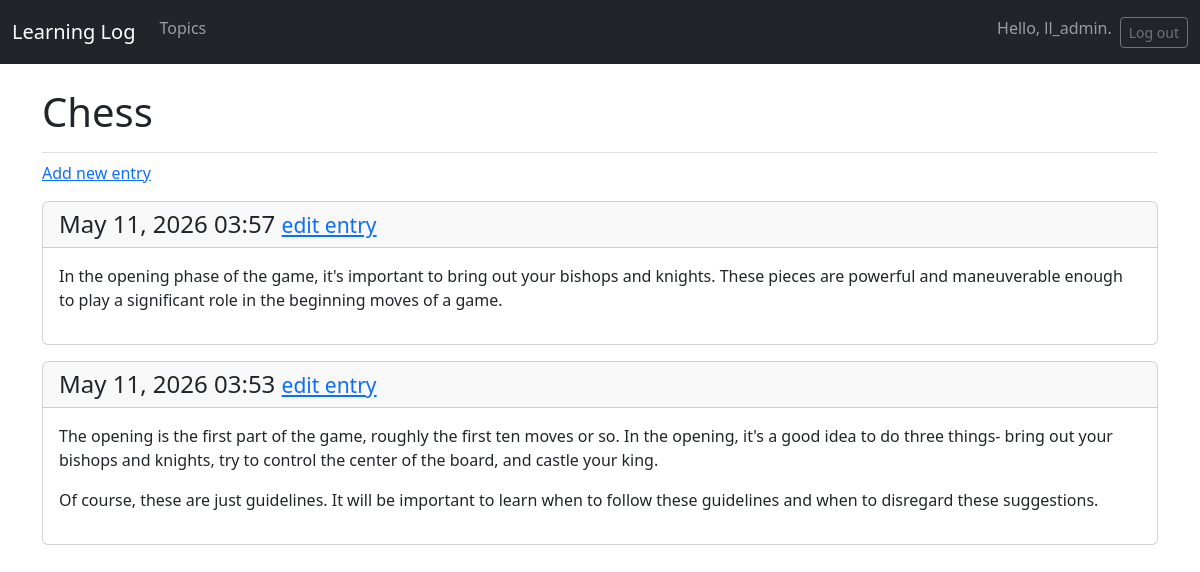
The page /topics/1/ (signed in) on the database its author committed.
### learning_logs/models.py (models this page shows, shortened)
class Topic(models.Model):
    text = models.CharField(max_length=200)
    date_added = models.DateTimeField(auto_now_add=True)
    owner = models.ForeignKey(User, on_delete=models.CASCADE)

class Entry(models.Model):
    topic = models.ForeignKey(Topic, on_delete=models.CASCADE)
    text = models.TextField()
    date_added = models.DateTimeField(auto_now_add=True)
    class Meta:
        verbose_name_plural = 'entries'

### learning_logs/views.py (the view)
# urls.py: path('topics/<int:topic_id>/', views.topic, name='topic'),
@login_required
def topic(request, topic_id):
    topic = Topic.objects.get(id=topic_id)
    check_topic_owner(topic, request.user)
    entries = topic.entry_set.order_by('-date_added')
    context = {'topic': topic, 'entries': entries}
    return render(request, 'learning_logs/topic.html', context)

### learning_logs/views.py (called while the page is built)
def check_topic_owner(topic, user):
    if topic.owner != user:
        raise Http404

### learning_logs/templates/learning_logs/topic.html
{% extends 'learning_logs/base.html' %}
{% block page_header %}
  <h1>{{ topic.text }}</h1>
{% endblock page_header %}
{% block content %}
<p>
  <a href="{% url 'learning_logs:new_entry' topic.id %}">Add new entry</a>
</p>
{% for entry in entries %}
  <div class="card mb-3">
    <h4 class="card-header">
      {{ entry.date_added|date:'M d, Y H:i' }}
      <small><a href="{% url 'learning_logs:edit_entry' entry.id %}">
        edit entry</a></small>
    </h4>
    <div class="card-body">{{ entry.text|linebreaks }}</div>
  </div>
{% empty %}
  <p>There are no entries for this topic yet.</p>
{% endfor %}
{% endblock content %}

### learning_logs/templates/learning_logs/base.html (shortened to what this page needs)
<!doctype html>
<html lang="en">
<head>
  {% load django_bootstrap5 %}
  {% bootstrap_css %}
</head>
<body>
  <nav class="navbar navbar-expand-md navbar-dark bg-dark mb-4">
    <div class="container-fluid">
      <a class="navbar-brand" href="{% url 'learning_logs:index' %}">
        Learning Log</a>
      <div class="collapse navbar-collapse" id="navbarCollapse">
        <ul class="navbar-nav me-auto mb-2 mb-md-o">
          <li class="nav-item">
            <a class="nav-link" href="{% url 'learning_logs:topics' %}">
              Topics</a></li>
        </ul>
        <ul class="navbar-nav ms-auto mb-2 mb-md-o">
          {% if user.is_authenticated %}
            <li class="nav-item">
              <span class="navbar-text me-2">Hello, {{ user.username }}.
                </span></li>
          {% endif %}
        </ul>
        {% if user.is_authenticated %}
          <form action="{% url 'accounts:logout' %}" method='post'>
            <button name='submit' class='btn btn-outline-secondary btn-sm'>
              Log out</button>
          </form>
        {% endif %}
      </div>
    </div>
  </nav>
  <main class="container">
    <div class="pb-2 mb-2 border-bottom">
      {% block page_header %}{% endblock page_header %}
    </div>
    <div>
      {% block content %}{% endblock content %}
    </div>
  </main>
</body>
</html>

### rows shown on the page
Topic: text "Chess"
Entry: date_added "May 11, 2026 03:57", text "In the opening phase of the game, it's important to bring out your bishops and knights. These pieces are powerful and maneuverable enough to play a significant role in the beginning moves of a game."
Entry: date_added "May 11, 2026 03:53", text "The opening is the first part of the game, roughly the first ten moves or so. In the opening, it's a good idea to do three things- bring out your bishops and knights, try to control the center of the board, and castle your king. Of course, these are just guidelines. It will be important to learn when to follow these guidelines and when to disregard these suggestions."

### other values the page prints
{{ user.username }} "ll_admin"
